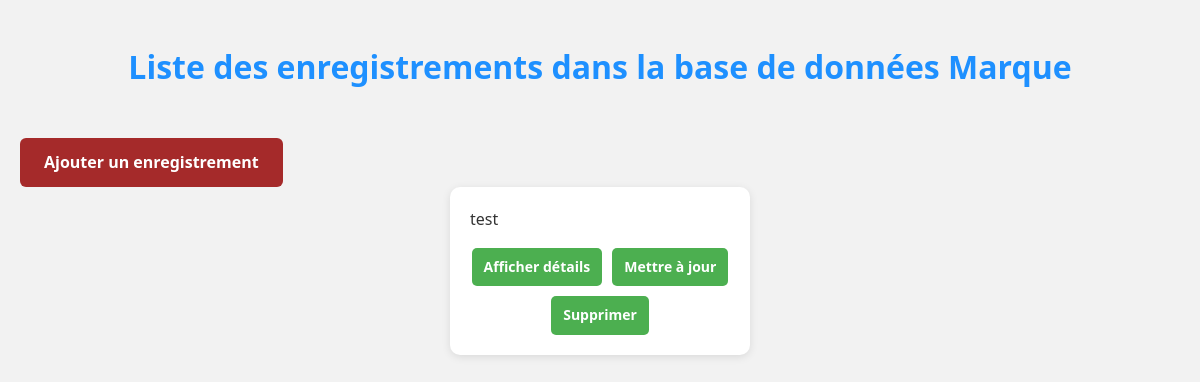
The page /marque/Marque_all/ on the database as committed earlier.
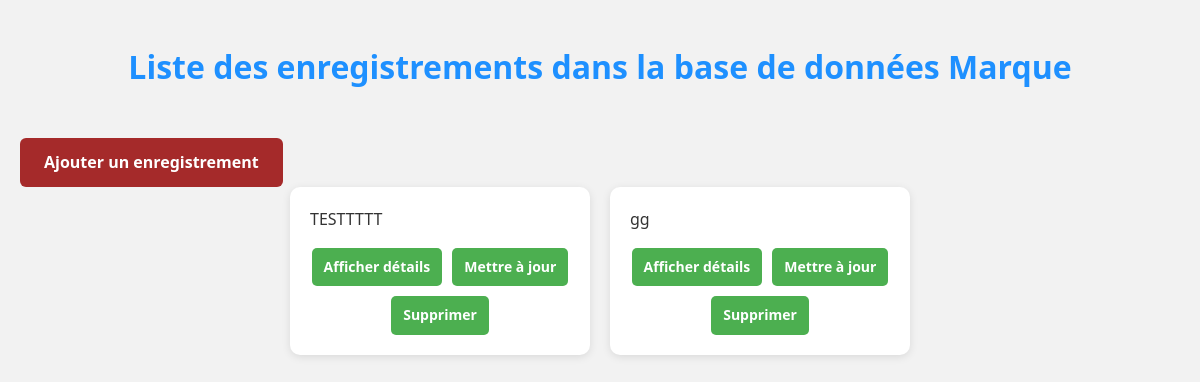
The same page on the database as committed later.
### firstapp/models.py (models this page shows, shortened)
class Marque(models.Model):
    nom=models.CharField(max_length=100,blank=False)
    date_creation=models.IntegerField(blank=False)
    createur=models.CharField(max_length=100,blank=False)
    autre=models.TextField(null = True, blank = True)
    def __str__(self):
        chaine = f" {self.nom}  "
        return chaine

### firstapp/views.py (the view)
# urls.py: path('Marque_all/', views.afficherMarque_all),
def afficherMarque_all(request):
    liste_data = list(models.Marque.objects.all())
    return render(request, "marque/afficher_allMarque.html", {"liste": liste_data})

### firstapp/templates/marque/afficher_allMarque.html (shortened to what this page needs)
<!DOCTYPE html>
<html lang="fr">
<head>
    {% load static %}
    <link rel="stylesheet" href="{% static 'firstapp/style.css' %}">
</head>
<body>
    <h1>Liste des enregistrements dans la base de données Marque</h1>
    <a class="btn_generic" href="/marque/ajoutMarque/">Ajouter un enregistrement</a>
    <main class="flex_conteneur_all">
        {% for data in liste %}
            <div class="flex_item_all">
                <div class="traitement">
                    {{ data|safe }}
                </div>
                <div class="boutons_all">
                    <p>
                        <a href="/marque/afficheMarque/{{data.id}}/">Afficher détails</a>
                        <a href="/marque/updateMarque/{{data.id}}/">Mettre à jour</a>
                        <a href="/marque/supprimerMarque/{{data.id}}/">Supprimer</a>
                    </p>
                </div>
            </div>
        {% endfor %}
    </main>
</body>
</html>

Rows that differ between the two databases and show on the page:
changed Marque: nom "test" → "TESTTTTT"
added Marque: nom "gg"
